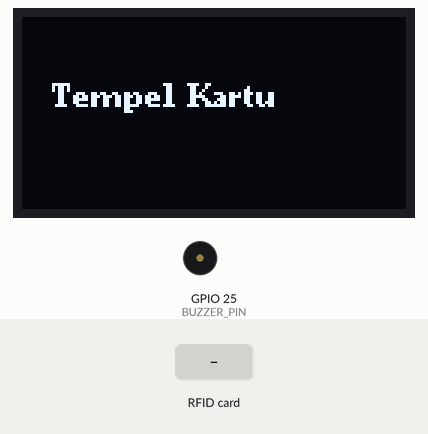
Recording of a sketch running on a simulated ESP32. Parts: 128×64 one-colour display, buzzer (waves = sounding). The inputs (shaded band) are chosen by the test bench. WiFi joins after 1.5 s; servers stay silent unless stated; what the sketch prints to the serial monitor is not drawn.

Above: at 2.8 s.
2.9 s: RFID card 5E 7A 19 C4 held to the reader
At 3.7 s:
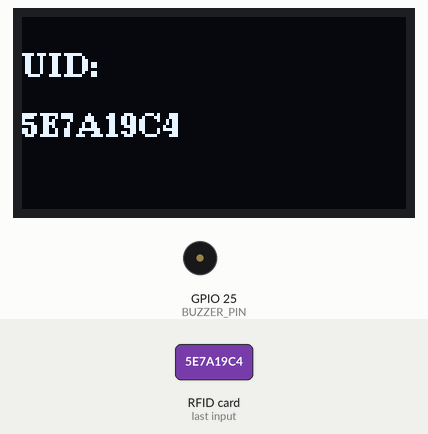
4.5 s: RFID card 5E 7A 19 C4 held to the reader
At 4.51 s:
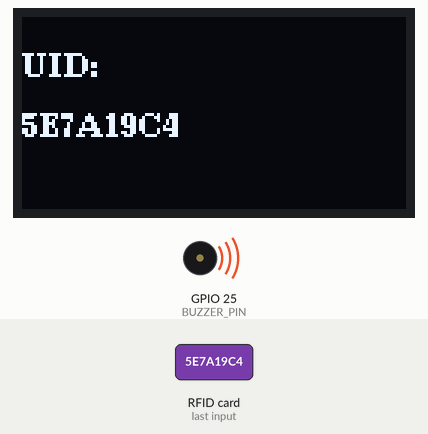
Timing chart, 0 to 7.5 s (numbered marks = the images above; inputs shaded):
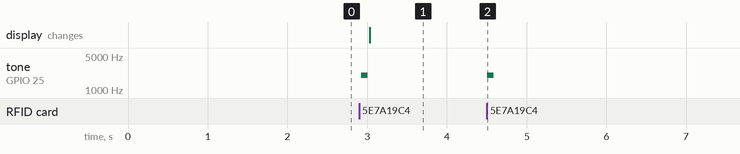

The sketch:

sketch_jan10a.ino
```cpp
#include <WiFi.h>
#include <WebServer.h>
#include <SPI.h>
#include <MFRC522.h>
#include <U8g2lib.h>

// ================= WIFI =================
const char* ssid = "Hprass199";
const char* pass = "gohma8888";

// ================= PIN =================
#define SS_PIN     5
#define RST_PIN    27
#define BUZZER_PIN 25
#define BUZZER_CH  0

// ================= OBJECT =================
WebServer server(80);
MFRC522 rfid(SS_PIN, RST_PIN);
U8G2_SSD1306_128X64_NONAME_F_HW_I2C oled(U8G2_R0, U8X8_PIN_NONE);

String lastUID = "";
String uidDB[20];
int uidCount = 0;

unsigned long lastScan = 0;

// ================= BUZZER =================
void beep() {
  ledcWriteTone(BUZZER_CH, 2000);
  delay(80);
  ledcWriteTone(BUZZER_CH, 0);
}

// ================= WEB PAGE =================
String webpage() {
  return R"rawliteral(
<!DOCTYPE html>
<html>
<head>
<title>Absensi Kantor</title>
<style>
body{font-family:Arial;background:#f1f5f9}
.card{width:420px;margin:60px auto;background:#fff;
padding:20px;border-radius:10px;box-shadow:0 10px 20px #bbb}
input,button{width:100%;padding:10px;margin-top:10px}
button{background:#2563eb;color:#fff;border:none;border-radius:5px}
h2{text-align:center}
</style>
</head>

<body>

<div class="card" id="login">
<h2>Login Admin</h2>
<input id="u" placeholder="Username">
<input id="p" type="password" placeholder="Password">
<button onclick="login()">Login</button>
</div>

<div class="card" id="dash" style="display:none">
<h2>Dashboard Absensi</h2>
<p><b>UID Terakhir:</b></p>
<h3 id="uid">-</h3>
<button onclick="add()">Daftarkan UID</button>
</div>

<script>
function login(){
  if(u.value=="admin" && p.value=="1234"){
    login.style.display="none";
    dash.style.display="block";
  } else alert("Login salah");
}

setInterval(()=>{
  fetch('/uid').then(r=>r.text()).then(t=>{
    if(t!="") uid.innerHTML=t;
  });
},1000);

function add(){
  fetch('/add').then(r=>r.text()).then(t=>{
    alert(t);
  });
}
</script>

</body>
</html>
)rawliteral";
}

// ================= SERVER =================
void setupServer() {
  server.on("/", []() {
    server.send(200, "text/html", webpage());
  });

  server.on("/uid", []() {
    server.send(200, "text/plain", lastUID);
  });

  server.on("/add", []() {
    if (lastUID == "") {
      server.send(400, "text/plain", "Tidak ada UID");
      return;
    }
    for (int i = 0; i < uidCount; i++) {
      if (uidDB[i] == lastUID) {
        server.send(200, "text/plain", "UID sudah terdaftar");
        return;
      }
    }
    if (uidCount < 20) {
      uidDB[uidCount++] = lastUID;
      server.send(200, "text/plain", "UID berhasil disimpan");
    } else {
      server.send(500, "text/plain", "Database penuh");
    }
  });

  server.begin();
}

// ================= SETUP =================
void setup() {
  Serial.begin(115200);

  SPI.begin(18, 19, 23, 5);
  rfid.PCD_Init();

  oled.begin();
  oled.clearBuffer();
  oled.setFont(u8g2_font_ncenB08_tr);
  oled.drawStr(10, 30, "Tempel Kartu");
  oled.sendBuffer();

  ledcSetup(BUZZER_CH, 2000, 8);
  ledcAttachPin(BUZZER_PIN, BUZZER_CH);

  WiFi.begin(ssid, pass);
  while (WiFi.status() != WL_CONNECTED) delay(500);

  Serial.print("IP ESP32: ");
  Serial.println(WiFi.localIP());

  setupServer();
}

// ================= LOOP =================
void loop() {
  server.handleClient();

  if (millis() - lastScan < 1500) return;
  if (!rfid.PICC_IsNewCardPresent()) return;
  if (!rfid.PICC_ReadCardSerial()) return;

  lastScan = millis();

  String uid = "";
  for (byte i = 0; i < rfid.uid.size; i++)
    uid += String(rfid.uid.uidByte[i], HEX);
  uid.toUpperCase();

  lastUID = uid;

  Serial.println("Scan UID: " + uid);

  beep();

  oled.clearBuffer();
  oled.drawStr(0, 20, "UID:");
  oled.drawStr(0, 40, uid.c_str());
  oled.sendBuffer();

  rfid.PICC_HaltA();
  rfid.PCD_StopCrypto1();
}
```

Measured:
- after the input at 2.9 s, tone on GPIO 25 (BUZZER_PIN): silent → 2000 Hz at once, → silent 0.08 s later; the display: changes after 0.13 s (image 1)
- after the input at 4.5 s, tone on GPIO 25 (BUZZER_PIN): silent → 2000 Hz at once, → silent 0.08 s later
